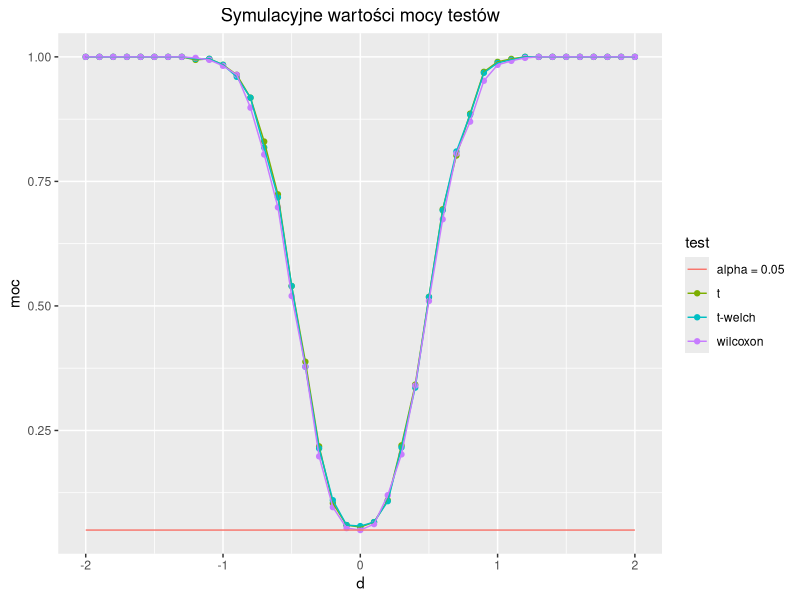
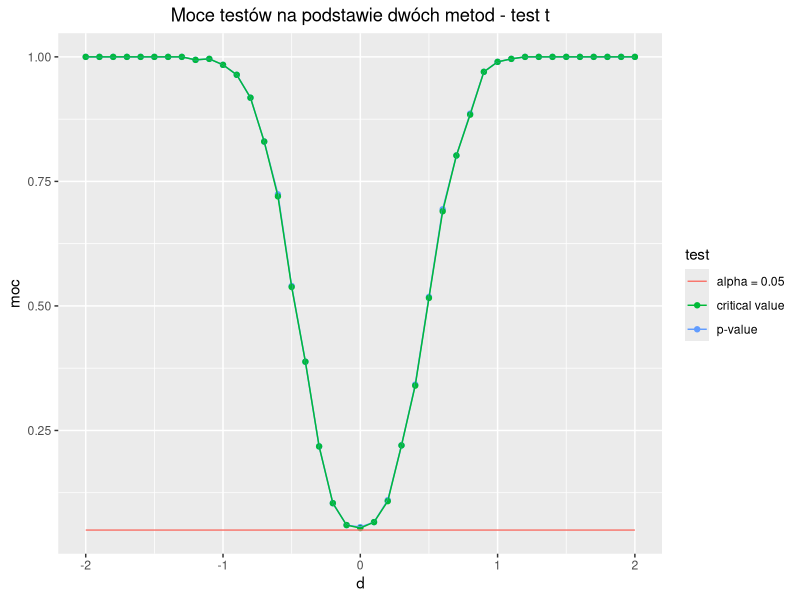
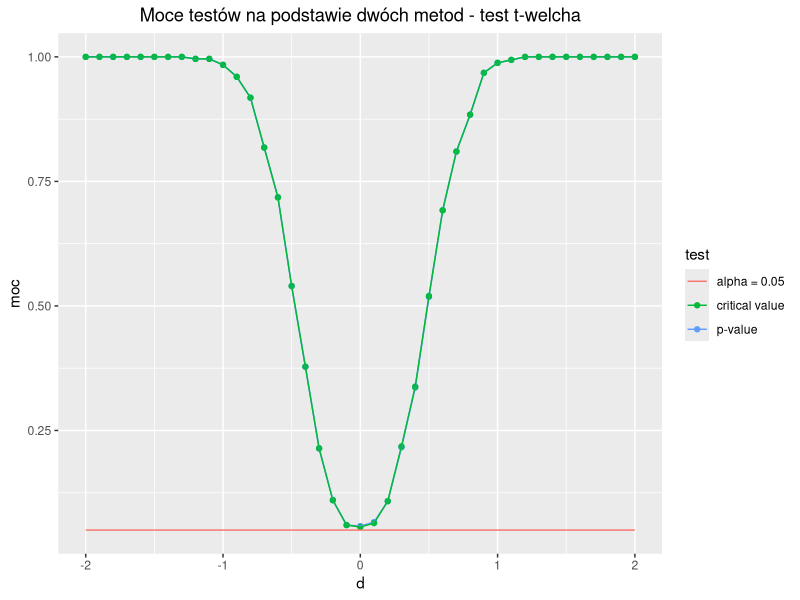
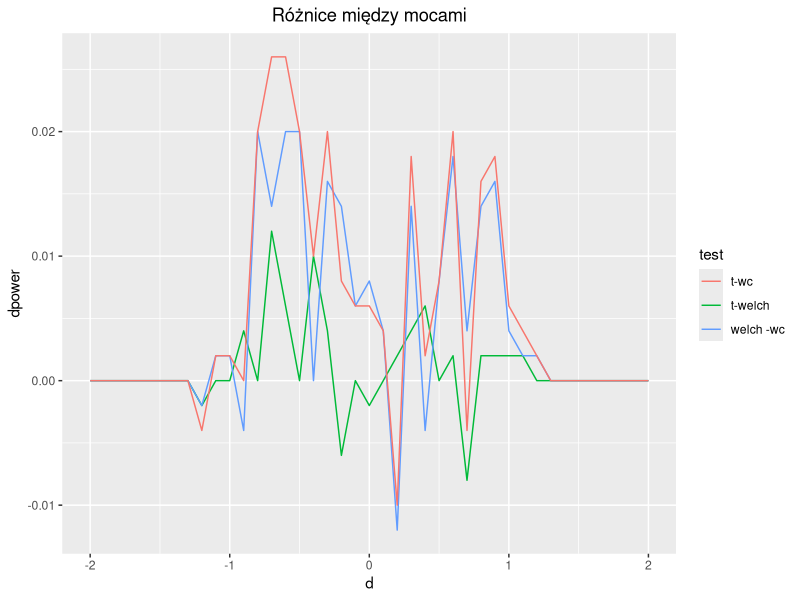
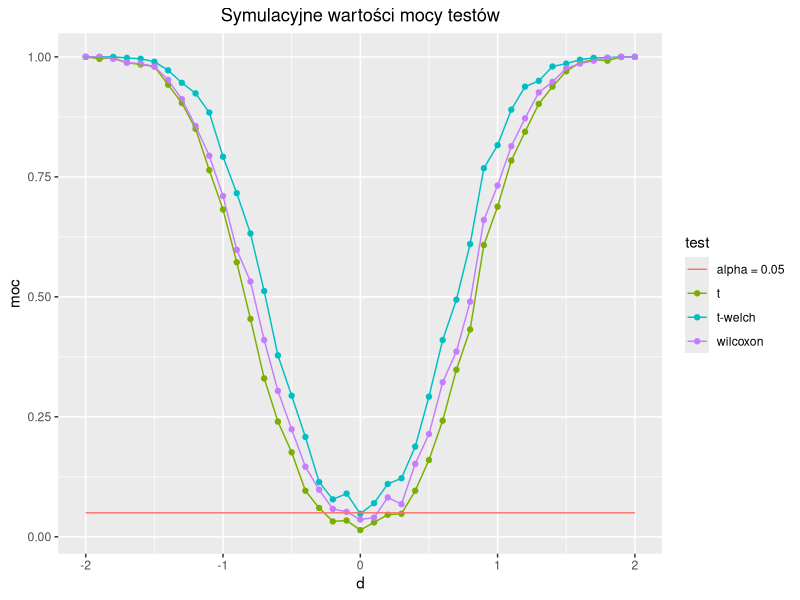

R code for these plots, in order: (Note: a time limit stopped this script after it produced the figures.)
## ---- chunk 1
knitr::opts_chunk$set(echo = TRUE)
## ---- chunk 2
## MODUŁY
require(gridExtra)
library('dplyr')
library(ggplot2)
#options(repr.plot.width =13, repr.plot.height =6)
## ---- chunk 3
d <- 1
m1 <- 0
m2 <- m1 + d
X <- rnorm(100, m1, 2)
Y <- rnorm(200, m2, 4)
d <- seq(-2,2,0.1)
N <- 500 #1000

## ---- chunk 4
freedom <- function(s1,s2,n1,n2) {
    (s1/n1 + s2/n2)^2/((s1/n1)^2/(n1-1) + (s2/n2)^2/(n2-1))
}
## ---- chunk 5
zad1 <- function(d, s1=2, s2=2, a = 0.05) {
    X <- rnorm(100, 0, s1)
    Y <- rnorm(200, d, s2)
    welch <- t.test(X, Y, alternative = "two.sided", var.equal = FALSE)$p.value < a
    welch2 <- abs(t.test(X, Y, alternative = "two.sided", var.equal = FALSE)$statistic) > qt(1-a/2, freedom(s1, s2,100,200))
    ttest <- t.test(X, Y, alternative = "two.sided", var.equal = TRUE)$p.value < a
    ttest2 <- abs(t.test(X, Y, alternative = "two.sided", var.equal = TRUE)$statistic) > qt(1-a/2, freedom(s1, s2,100,200))
    wilcox <- wilcox.test(X, Y, alternative = "two.sided")$p.value < a
    c(ttest, welch, wilcox, ttest2, welch2)
}

v <-  sapply(d, zad1)
for (i in seq(1,N-1,1)) {
    v <- v + sapply(d, zad1)
}
mat <- v/N
## ---- chunk 6
p <- ggplot() + geom_point(aes(d, mat[1,], color="t")) +
geom_point(aes(d, mat[2,], color="t-welch")) + geom_point(aes(d, mat[3,], color="wilcoxon")) + 
geom_line(aes(d, mat[1,], color="t")) +geom_line(aes(d, mat[2,], color="t-welch")) +
geom_line(aes(d, mat[3,], color="wilcoxon"))+geom_line(aes(d, rep(0.05, length(d)), color="alpha = 0.05")) + 
ggtitle("Symulacyjne wartości mocy testów") + labs(x="d", y ="moc") +
theme(plot.title = element_text(hjust = 0.5)) + guides(color = guide_legend(title = "test"))

ggsave("1.jpg", p)
## ---- chunk 7
p <- ggplot() + geom_point(aes(d, mat[1,], color="p-value")) +
geom_point(aes(d, mat[4,], color="critical value")) + geom_line(aes(d, mat[1,], color="p-value")) +
  geom_line(aes(d, mat[4,], color="critical value")) + geom_line(aes(d, rep(0.05, length(d)), color="alpha = 0.05")) + 
ggtitle("Moce testów na podstawie dwóch metod - test t") + labs(x="d", y ="moc") +
theme(plot.title = element_text(hjust = 0.5)) + guides(color = guide_legend(title = "test"))

ggsave("11.jpg", p)
## ---- chunk 8
p <- ggplot() + geom_point(aes(d, mat[2,], color="p-value")) +
geom_point(aes(d, mat[5,], color="critical value")) + 
geom_line(aes(d, mat[2,], color="p-value")) + geom_line(aes(d, mat[5,], color="critical value")) + geom_line(aes(d, rep(0.05, length(d)), color="alpha = 0.05")) + 
ggtitle("Moce testów na podstawie dwóch metod - test t-welcha") + labs(x="d", y ="moc") +
theme(plot.title = element_text(hjust = 0.5)) + guides(color = guide_legend(title = "test"))

ggsave("12.jpg", p)
## ---- chunk 9
p <- ggplot() + geom_line(aes(d, (mat[1,]-mat[2,]), color="t-welch")) +
geom_line(aes(d, (mat[2,] - mat[3,]), color="welch -wc")) + geom_line(aes(d, (mat[1,] - mat[3,]), color="t-wc")) +
ggtitle("Różnice między mocami") + labs(x="d", y ="dpower") +
theme(plot.title = element_text(hjust = 0.5)) + guides(color = guide_legend(title = "test"))
ggsave("111.jpg", p)
## ---- chunk 10
zad2 <- function(d, s1=2, s2=4, a = 0.05) {
    X <- rnorm(100, 0, s1)
    Y <- rnorm(200, d, s2)
    welch <- t.test(X, Y, alternative = "two.sided", var.equal = FALSE)$p.value < a
    ttest <- t.test(X, Y, alternative = "two.sided", var.equal = TRUE)$p.value < a
    wilcox <- wilcox.test(X, Y, alternative = "two.sided")$p.value < a
    c(ttest, welch, wilcox)
}

v <-  sapply(d, zad2)
for (i in seq(1,N-1,1)) {
    v <- v + sapply(d, zad2)
}
mat <- v/N
## ---- chunk 11
p <- ggplot() + geom_point(aes(d, mat[1,], color="t")) +
geom_point(aes(d, mat[2,], color="t-welch")) + geom_point(aes(d, mat[3,], color="wilcoxon")) + 
geom_line(aes(d, mat[1,], color="t")) +geom_line(aes(d, mat[2,], color="t-welch")) +
geom_line(aes(d, mat[3,], color="wilcoxon"))+geom_line(aes(d, rep(0.05, length(d)), color="alpha = 0.05")) + 
ggtitle("Symulacyjne wartości mocy testów") + labs(x="d", y ="moc") +
theme(plot.title = element_text(hjust = 0.5)) + guides(color = guide_legend(title = "test"))

ggsave("2.jpg", p)
## ---- chunk 12
N <- 700
zad3 <- function(d, a = 0.05) {
    X <- rexp(100, 1/2)
    Y <- rexp(200, 1/(2 + d))
    welch <- t.test(X, Y, alternative = "two.sided", var.equal = FALSE)$p.value < a
    ttest <- t.test(X, Y, alternative = "two.sided", var.equal = TRUE)$p.value < a
    wilcox <- wilcox.test(X, Y, alternative = "two.sided")$p.value < a
    c(ttest, welch, wilcox)
}

d <- seq(-1.9,1.9, 0.1)

v3 <-  sapply(d, zad3)

for (i in seq(1,N-1,1)) {
    v3 <- v3 + sapply(d, zad3)
}
mat3 <- v3/N
## ---- chunk 13
p <- ggplot() + geom_point(aes(d, mat3[1,], color="t")) +
geom_point(aes(d, mat3[2,], color="t-welch")) + geom_point(aes(d, mat3[3,], color="wilcoxon")) + 
geom_line(aes(d, mat3[1,], color="t")) + geom_line(aes(d, mat3[2,], color="t-welch")) +
geom_line(aes(d, mat3[3,], color="wilcoxon")) + geom_line(aes(d, rep(0.05, length(d)), color="alpha = 0.05")) + 
ggtitle("Symulacyjne wartości mocy testów") + labs(x="d", y ="moc") +
theme(plot.title = element_text(hjust = 0.5)) + guides(color = guide_legend(title = "test"))

ggsave("3.jpg", p)
## ---- chunk 14
p <- ggplot() + geom_line(aes(d, (mat3[1,]-mat3[2,]), color="t-welch")) +
geom_line(aes(d, (mat3[2,] - mat3[3,]), color="welch -wc")) + geom_line(aes(d, (mat3[1,] - mat3[3,]), color="t-wc")) +
ggtitle("Różnice między mocami") + labs(x="d", y ="dpower") +
theme(plot.title = element_text(hjust = 0.5)) + guides(color = guide_legend(title = "test"))
ggsave("311.jpg", p)
